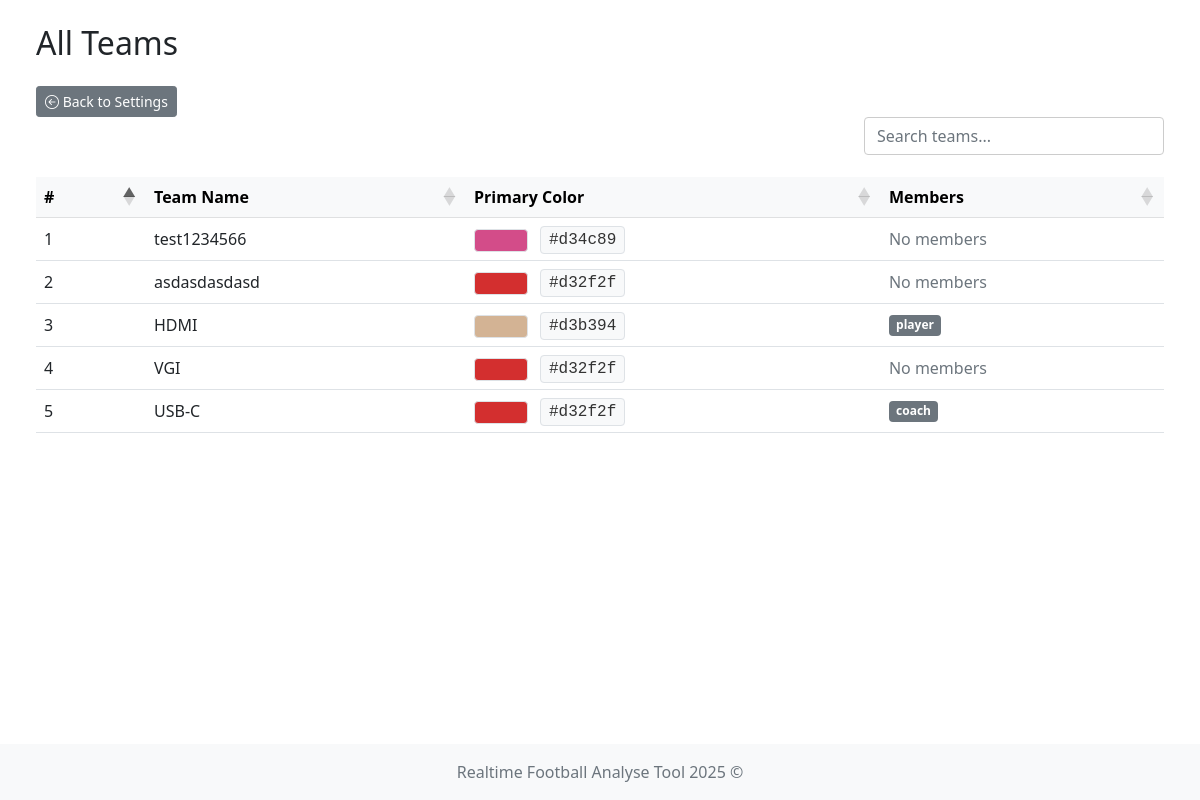
The page /team/list on the database as committed earlier.
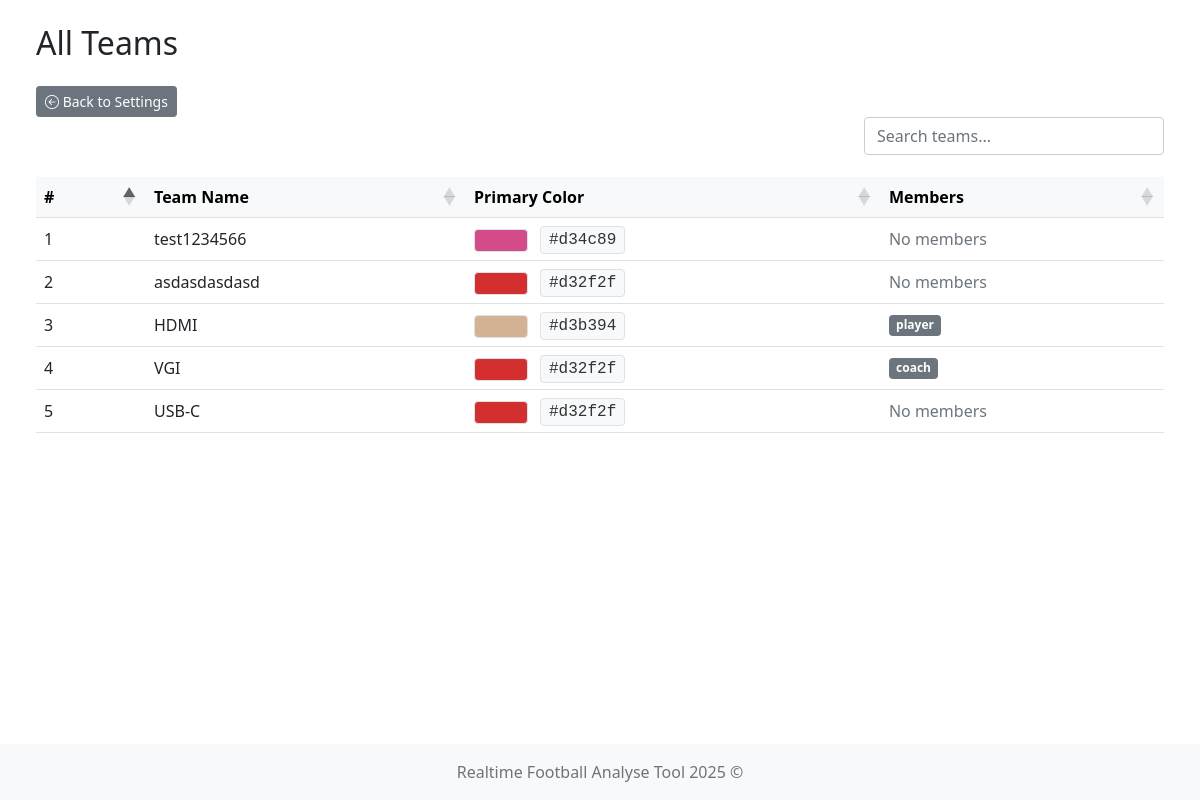
The same page on the database as committed later.
### app/models/team.py (models this page shows)
class TeamModel(db.Model):
    __tablename__ = 'teams'
    id = db.Column(db.Integer, primary_key=True)
    name = db.Column(db.String(100), nullable=False, unique=True)  # prevent duplicate team names
    icon = db.Column(db.String(300), nullable=False)  # longer path for future-proofing
    primary_color = db.Column(db.String(20), nullable=False)
    secondary_color = db.Column(db.String(20), nullable=False)

### app/models/user.py (models this page shows)
class UserModel(db.Model, UserMixin):
    __tablename__ = 'user'
    id = db.Column(db.Integer, primary_key=True)
    username = db.Column(db.String(80), unique=True, nullable=False)
    password = db.Column(db.String(120), nullable=False)
    role = db.Column(db.String(10), nullable=False, default='user')
    team_id = db.Column(db.Integer, db.ForeignKey('teams.id'))
    team = db.relationship('TeamModel', backref='users')

### app/controllers/team.py (the view)
@team_bp.route('/list')
def list_all_teams():
    teams = TeamModel.query.all()
    team_ids = [team.id for team in teams]
    if not team_ids:
        return render_template(
            'team/show_teams.html',
            teams=[],
            team_members={}
        )
    users = UserModel.query.filter(UserModel.team_id.in_(team_ids)).all()
    team_members = {}
    for user in users:
        team_members.setdefault(user.team_id, []).append(user)
    return render_template(
        'team/show_teams.html',
        teams=teams,
        team_members=team_members
    )

### run.py (called while the page is built)
    def _inject_context(self) -> None:
        @self.app.context_processor
        def inject_teams() -> dict:
            try:
                teams = TeamModel.query.all()
                return dict(teams=teams)
            except Exception as e:
                print(f"[!] Error injecting teams: {str(e)} ({type(e).__name__})")
                return dict(teams=[])

### app/templates/team/show_teams.html (shortened to what this page needs)
{% extends "system/base.html" %}
{% block content %}
    <div class="container-fluid">
        <div class="row mb-4">
            <div class="col d-flex justify-content-between align-items-center">
                <h2 class="mb-0">All Teams</h2>
            </div>
        </div>
        <div>
            <a href="{{ url_for('settings') }}" class="btn btn-sm btn-secondary">
                <i class="bi bi-arrow-left-circle"></i> Back to Settings
            </a>
        </div>
        <div class="row mb-3">
            <div class="col d-flex justify-content-end">
                <input type="text" id="customSearch" class="form-control custom-search" placeholder="Search teams...">
            </div>
        </div>
        <div class="table-responsive">
            <table id="teamTable" class="table table-hover align-middle mb-0">
                <thead class="table-light">
                <tr>
                    <th>#</th>
                    <th>Team Name</th>
                    <th>Primary Color</th>
                    <th>Members</th>
                </tr>
                </thead>
                <tbody>
                {% if teams and teams|length > 0 %}
                    {% for team in teams %}
                        <tr>
                            <td>{{ loop.index }}</td>
                            <td>{{ team.name }}</td>
                            <td>
                                {% set color = team.primary_color|lower %}
                                {% if color.startswith('#fff') or color == '' or color is none %}
                                    {% set badge_text_color = '#000' %}
                                {% else %}
                                    {% set badge_text_color = '#fff' %}
                                {% endif %}
                                <span class="badge border"
                                      style="background-color: {{ team.primary_color }}; color: {{ badge_text_color }};">
                                </span>
                                <span class="ms-2 px-2 py-1 border rounded"
                                      style="background-color: #f8f9fa; color: #333; font-family: monospace;">
                                {{ team.primary_color }}
                            </span>
                            </td>
                            <td>
                                {% set members = team_members.get(team.id, []) %}
                                {% if members %}
                                    <div class="d-flex flex-wrap gap-1">
                                        {% for user in members %}
                                            <span class="badge bg-secondary">{{ user.username }}</span>
                                        {% endfor %}
                                    </div>
                                {% else %}
                                    <span class="text-muted">No members</span>
                                {% endif %}
                            </td>
                        </tr>
                    {% endfor %}
                {% endif %}
                </tbody>
            </table>
        </div>
    </div>
{% endblock %}

### app/templates/system/base.html (shortened to what this page needs)
<!DOCTYPE html>
<html lang="en">
<head>
    <link href="https://cdn.jsdelivr.net/npm/bootstrap@5.1.3/dist/css/bootstrap.min.css" rel="stylesheet"/>
    <link rel="stylesheet" href="https://cdn.jsdelivr.net/npm/bootstrap-icons@1.11.3/font/bootstrap-icons.css"/>
    <link rel="stylesheet" href="https://cdnjs.cloudflare.com/ajax/libs/font-awesome/6.5.0/css/all.min.css"/>
    <link rel="stylesheet" href="https://cdn.datatables.net/1.13.6/css/dataTables.bootstrap5.min.css"/>
    <link rel="stylesheet" href="{{ url_for('static', filename='styles.css') }}"/>
</head>
<body class="{% block body_class %}{% endblock %}">
<div class="content-wrapper">
    <div class="container-fluid mt-4 px-4">
        <div id="toast-container" class="toast-container position-fixed bottom-0 end-0 p-3" style="z-index: 1100;">
        </div>
        {% block content %}{% endblock %}
    </div>
</div>
<footer class="footer mt-auto py-3 bg-light">
    <div class="container text-center">
        <span class="text-muted">Realtime Football Analyse Tool 2025 ©</span>
    </div>
</footer>
</body>
</html>

### app/static/styles.css (style rules this page uses)
html, body { height: 100%; margin: 0; padding: 0; }
body { display: flex; flex-direction: column; min-height: 100vh; }
.content-wrapper { flex: 1 0 auto; }
.footer { flex-shrink: 0; background-color: #f8f9fa; padding: 1rem 0; margin-top: auto; }
.table-responsive { margin-top: 0 !important; overflow-x: auto; }
.table-responsive { overflow-x: auto; }
.table th, .table td { white-space: nowrap; padding: 0.5rem; }
.table thead th { background-color: #f8f9fa; font-weight: bold; }

### app/templates/team/show_teams.html (style rules this page uses)
.table-responsive { overflow-x: auto; }
.table th, .table td { white-space: nowrap; padding: 0.5rem; }
.custom-search { max-width: 300px; background-color: transparent; border: 1px solid #ccc; transition: border-color 0.3s ease; }
table.dataTable thead .sorting { background-image: none !important; }
.badge { font-size: 0.75rem; padding: 0.4em 0.6em; }

Rows that differ between the two databases and show on the page:
changed TeamModel "VGI": gains UserModel (username "coach"); no longer shows "No members"
changed TeamModel "USB-C": loses UserModel (username "coach"); now shows "No members"
